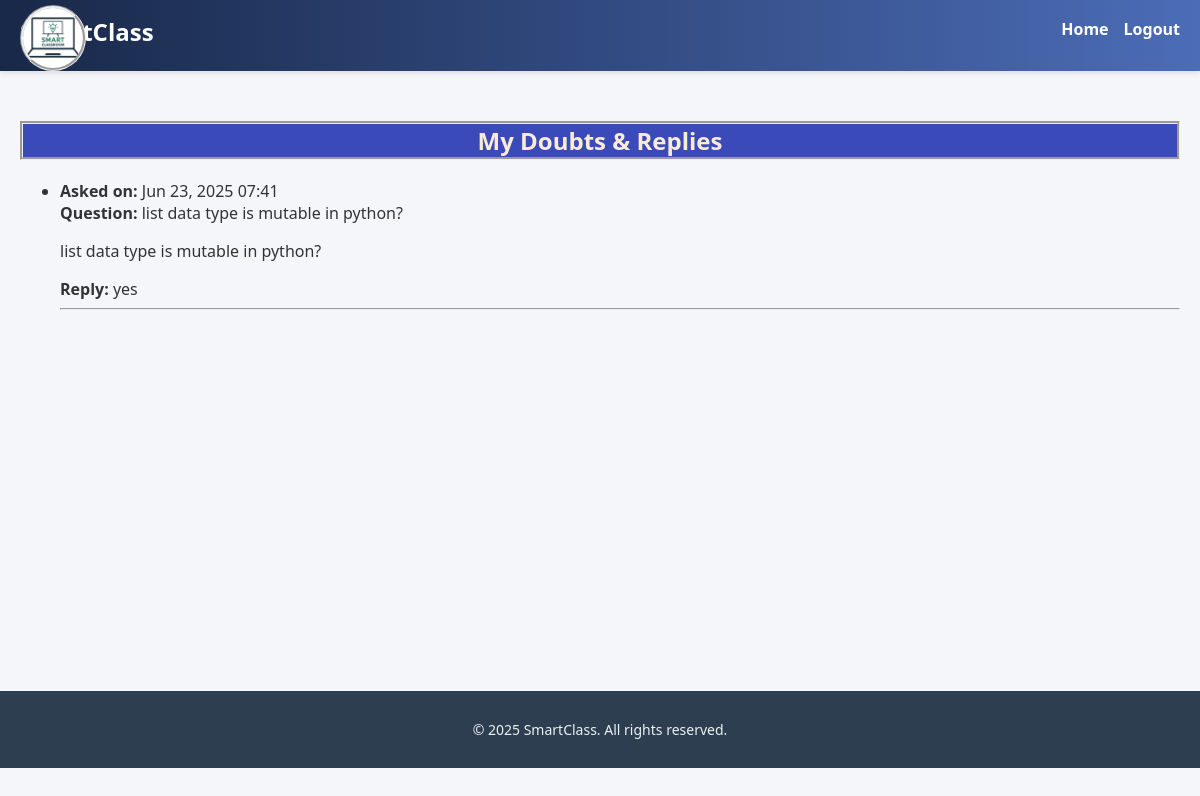
The page /student/my-doubts/ (signed in) on the database as committed earlier.
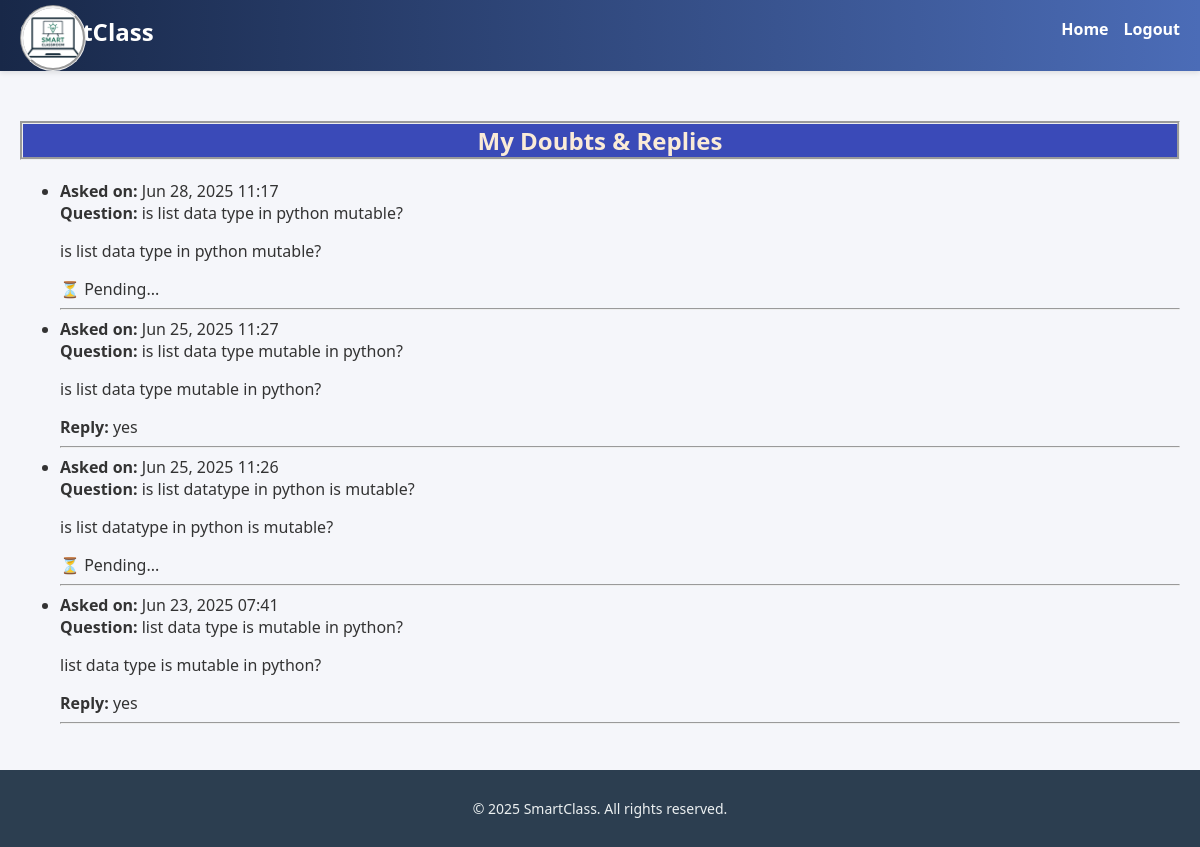
The same page on the database as committed later.
### core/models.py (models this page shows, shortened)
class Doubt(models.Model):
    student = models.ForeignKey(User, on_delete=models.CASCADE, related_name='doubts')
    teacher = models.ForeignKey(User, on_delete=models.CASCADE, related_name='assigned_doubts')
    question = models.TextField()
    reply = models.TextField(blank=True, null=True)
    created_at = models.DateTimeField(auto_now_add=True)
    is_resolved = models.BooleanField(default=False)

### core/views.py (the view)
# urls.py: path('student/my-doubts/', views.my_doubts, name='my_doubts'),
@login_required
def my_doubts(request):
    doubts = Doubt.objects.filter(student=request.user).order_by('-created_at')
    return render(request, 'core/my_doubts.html', {'doubts': doubts})

### core/templates/core/my_doubts.html
{% extends "core/base.html" %}
{% block content %}
<h2 style="border-style: groove;background-color: rgb(58, 74, 184);color: antiquewhite;"><center>My Doubts & Replies</center></h2>
<ul>
  {% for doubt in doubts %}
    <li>
      <strong>Asked on:</strong> {{ doubt.created_at|date:"M d, Y H:i" }}<br>
      <strong>Question:</strong> {{ doubt.question }}<br>
<p class="question">{{ doubt.question }}</p>
      {% if doubt.reply %}
        <strong>Reply:</strong> {{ doubt.reply }}
      {% elif doubt.is_resolved %}
        ✅ Marked as Resolved (no reply)
      {% else %}
        ⏳ Pending...
      {% endif %}
    </li>
    <hr>
  {% empty %}
    <p>You haven’t submitted any doubts yet.</p>
  {% endfor %}
</ul>
{% endblock %}

Rows that differ between the two databases and show on the page:
added Doubt: created_at "Jun 28, 2025 11:17", question "is list data type in python mutable?", is_resolved "⏳ Pending..."
added Doubt: created_at "Jun 25, 2025 11:27", question "is list data type mutable in python?", reply "yes"
added Doubt: created_at "Jun 25, 2025 11:26", question "is list datatype in python is mutable?", is_resolved "⏳ Pending..."
